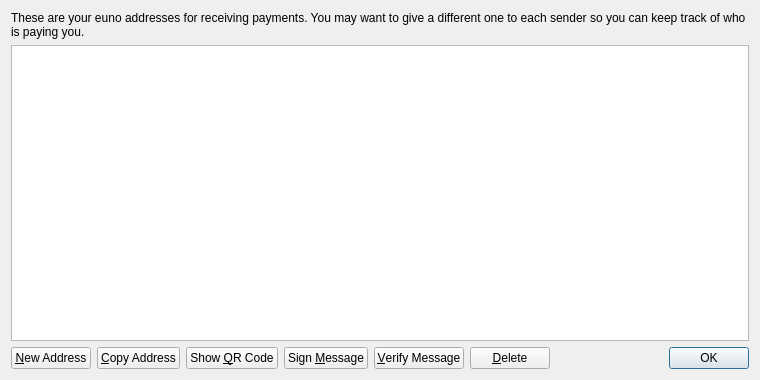
<?xml version="1.0" encoding="UTF-8"?>
<ui version="4.0">
 <class>AddressBookPage</class>
 <widget class="QWidget" name="AddressBookPage">
  <property name="geometry">
   <rect>
    <x>0</x>
    <y>0</y>
    <width>760</width>
    <height>380</height>
   </rect>
  </property>
  <property name="windowTitle">
   <string>Address Book</string>
  </property>
  <layout class="QVBoxLayout" name="verticalLayout">
   <item>
    <widget class="QLabel" name="labelExplanation">
     <property name="text">
      <string>These are your euno addresses for receiving payments. You may want to give a different one to each sender so you can keep track of who is paying you.</string>
     </property>
     <property name="textFormat">
      <enum>Qt::PlainText</enum>
     </property>
     <property name="wordWrap">
      <bool>true</bool>
     </property>
    </widget>
   </item>
   <item>
    <widget class="QTableView" name="tableView">
     <property name="contextMenuPolicy">
      <enum>Qt::CustomContextMenu</enum>
     </property>
     <property name="toolTip">
      <string>Double-click to edit address or label</string>
     </property>
     <property name="tabKeyNavigation">
      <bool>false</bool>
     </property>
     <property name="selectionMode">
      <enum>QAbstractItemView::SingleSelection</enum>
     </property>
     <property name="selectionBehavior">
      <enum>QAbstractItemView::SelectRows</enum>
     </property>
     <property name="sortingEnabled">
      <bool>true</bool>
     </property>
     <attribute name="verticalHeaderVisible">
      <bool>false</bool>
     </attribute>
    </widget>
   </item>
   <item>
    <layout class="QHBoxLayout" name="horizontalLayout">
     <item>
      <widget class="QPushButton" name="newAddressButton">
       <property name="toolTip">
        <string>Create a new address</string>
       </property>
       <property name="text">
        <string>&amp;New Address</string>
       </property>
      </widget>
     </item>
     <item>
      <widget class="QPushButton" name="copyToClipboard">
       <property name="toolTip">
        <string>Copy the currently selected address to the system clipboard</string>
       </property>
       <property name="text">
        <string>&amp;Copy Address</string>
       </property>
      </widget>
     </item>
     <item>
      <widget class="QPushButton" name="showQRCode">
       <property name="text">
        <string>Show &amp;QR Code</string>
       </property>
      </widget>
     </item>
     <item>
      <widget class="QPushButton" name="signMessage">
       <property name="toolTip">
        <string>Sign a message to prove you own a euno address</string>
       </property>
       <property name="text">
        <string>Sign &amp;Message</string>
       </property>
      </widget>
     </item>
     <item>
      <widget class="QPushButton" name="verifyMessage">
       <property name="toolTip">
        <string>Verify a message to ensure it was signed with a specified euno address</string>
       </property>
       <property name="text">
        <string>&amp;Verify Message</string>
       </property>
      </widget>
     </item>
     <item>
      <widget class="QPushButton" name="deleteButton">
       <property name="toolTip">
        <string>Delete the currently selected address from the list</string>
       </property>
       <property name="text">
        <string>&amp;Delete</string>
       </property>
      </widget>
     </item>
     <item>
      <spacer name="horizontalSpacer">
       <property name="orientation">
        <enum>Qt::Horizontal</enum>
       </property>
       <property name="sizeHint" stdset="0">
        <size>
         <width>40</width>
         <height>20</height>
        </size>
       </property>
      </spacer>
     </item>
     <item>
      <widget class="QDialogButtonBox" name="buttonBox">
       <property name="sizePolicy">
        <sizepolicy hsizetype="Maximum" vsizetype="Fixed">
         <horstretch>0</horstretch>
         <verstretch>0</verstretch>
        </sizepolicy>
       </property>
       <property name="standardButtons">
        <set>QDialogButtonBox::Ok</set>
       </property>
      </widget>
     </item>
    </layout>
   </item>
  </layout>
 </widget>
 <resources>
  <include location="../bitcoin.qrc"/>
 </resources>
 <connections/>
</ui>
